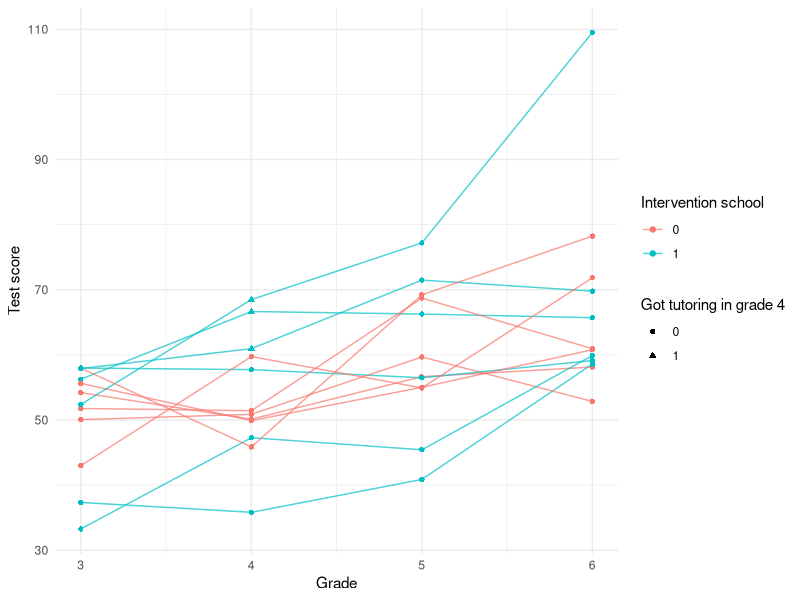

Write R code to recreate this figure.
## -----------------------------
## Setup
## -----------------------------
library(dplyr)
library(tidyr)
library(ggplot2)
library(nlme)

set.seed(313)

## -----------------------------
## 1. Simulation parameters
## -----------------------------

n_schools    <- 50
students_per <- 20
grades       <- 3:6        # grade 3,4,5,6
n_grades     <- length(grades)

# Fixed effects
beta_0       <- 50         # baseline mean at grade 3
beta_1       <- 5          # avg yearly gain (no intervention)
beta_SES     <- 3          # SES effect on score
beta_int_eff <- 2          # one-time boost from intervention in grade 4

# Random effects SDs
sigma_school_intercept <- 4   # between-school baseline differences
sigma_school_slope     <- 1   # between-school growth differences
sigma_student_intercept <- 6  # between-student baseline differences
sigma_student_slope     <- 2  # between-student growth differences

# Residual SD (within-student, within-year)
sigma_eps <- 6

## -----------------------------
## 2. Simulate school-level structure
## -----------------------------

schools <- data.frame(
  school_id = factor(1:n_schools)
)

# Random intercepts and slopes for schools (nested level) [page:1]
Sigma_school <- matrix(c(
  sigma_school_intercept^2, 0,
  0, sigma_school_slope^2
), 2, 2)

school_ranef <- MASS::mvrnorm(n_schools, mu = c(0, 0), Sigma = Sigma_school)
colnames(school_ranef) <- c("u0_school", "u1_school")

schools <- cbind(schools, school_ranef)

## Assign half the schools to have the intervention available (policy change)
schools$intervention_school <- rbinom(n_schools, size = 1, prob = 0.5)

## -----------------------------
## 3. Simulate students and SES
## -----------------------------

students <- expand.grid(
  school_id = schools$school_id,
  student_in_school = 1:students_per
) %>%
  mutate(
    student_id = factor(paste0(school_id, "_", student_in_school)),
    # SES: standardized-ish, mean 0, SD 1
    SES = rnorm(n(), mean = 0, sd = 1)
  )

# Random intercepts and slopes for students [page:1]
Sigma_student <- matrix(c(
  sigma_student_intercept^2, 0,
  0, sigma_student_slope^2
), 2, 2)

student_ranef <- MASS::mvrnorm(nrow(students), mu = c(0, 0), Sigma = Sigma_student)
colnames(student_ranef) <- c("u0_student", "u1_student")

students <- cbind(students, student_ranef)

## -----------------------------
## 4. Expand to long format: student x grade
## -----------------------------

dat <- students %>%
  select(school_id, student_id, SES, u0_student, u1_student) %>%
  left_join(schools, by = "school_id") %>%
  expand(nesting(school_id, student_id, SES,
                 u0_student, u1_student,
                 u0_school, u1_school,
                 intervention_school),
         grade = grades) %>%
  mutate(
    year = grade - min(grade),   # 0,1,2,3 like in the paper [page:1]
    # Low-SES indicator (for targeting intervention)
    low_SES = ifelse(SES < 0, 1, 0),
    # Intervention happens in grade 4 for eligible students
    intervention = ifelse(grade == 4 &
                            intervention_school == 1 &
                            low_SES == 1, 1, 0)
  )

## -----------------------------
## 5. Generate scores under the model
## -----------------------------

# Linear growth model with random intercepts and slopes at school and student levels [page:1]
# Y_{ijkt} = (beta_0 + u0_school_j + u0_student_k)
#           + (beta_1 + u1_school_j + u1_student_k) * year_t
#           + beta_SES * SES_k
#           + beta_int_eff * intervention_{ijkt}
#           + eps_{ijkt}

dat <- dat %>%
  mutate(
    mu = (beta_0 + u0_school + u0_student) +
      (beta_1 + u1_school + u1_student) * year +
      beta_SES * SES +
      beta_int_eff * intervention,
    eps = rnorm(n(), mean = 0, sd = sigma_eps),
    score = mu + eps
  )

## -----------------------------
## 6. Fit the corresponding mixed model with nlme
## -----------------------------

# This mirrors the nested multivariate model: random slopes for year at school and student levels [page:1]
fit <- lme(
  fixed = score ~ year + SES + intervention,
  data  = dat,
  random = ~ year | school_id/student_id
)

summary(fit)

## -----------------------------
## 7. Simple checks / plots for students
## -----------------------------

# Quick plot of growth trajectories for a few randomly chosen students
sample_students <- sample(levels(dat$student_id), 12)

ggplot(filter(dat, student_id %in% sample_students),
       aes(x = grade, y = score,
           group = student_id, color = factor(intervention_school))) +
  geom_line(alpha = 0.7) +
  geom_point(aes(shape = factor(intervention))) +
  labs(color = "Intervention school",
       shape = "Got tutoring in grade 4",
       x = "Grade", y = "Test score") +
  theme_minimal()
